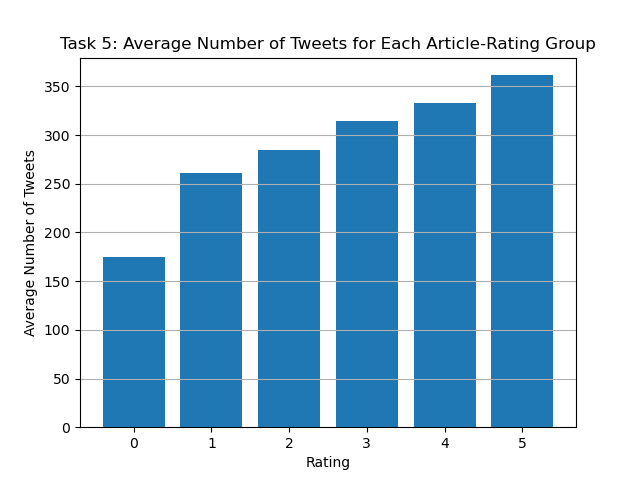

The Python source for this figure:
import os
import json
import pandas as pd
import matplotlib.pyplot as plt

articleDirectory = '/course/data/a1/content/HealthStory'
reviewDirectory = '/course/data/a1/reviews/HealthStory.json'
tweetsDirectory = '/course/data/a1/engagements/HealthStory.json'

def task5():
    #Initialising lists
    reviewRows = []
    tweetRows = []
    
    #For each review, extract news_id and rating
    with open(reviewDirectory) as f:
        reviews = json.load(f)
        for review in reviews:
            newsId = review['news_id']
            rating = review['rating']
            reviewRows.append([newsId, rating])

    #For each article, add the count of tweets, retweets, replies(no duplicates)
    with open(tweetsDirectory) as f:
        tweets = json.load(f)
        for article in tweets:
            numTweets = len(set(tweets[article]['tweets'] + tweets[article]['replies'] + tweets[article]['retweets']))
            tweetRows.append([article, numTweets])
    
    #Create dataframe from lists of review and tweet records
    reviewDf = pd.DataFrame(reviewRows, columns=['news_id','rating'])
    tweetDf = pd.DataFrame(tweetRows, columns=['news_id', 'num_tweets'])

    #Left join review and tweet dataframes on news_id, then obtain the average number of tweets for each rating class
    outputDf = pd.merge(reviewDf, tweetDf, how = 'left', on = ['news_id']).groupby(by=['rating']).mean()

    #Create bar chart of average number of tweets for each rating class
    x = outputDf.index
    y = outputDf['num_tweets']
    plt.bar(x, y)

    #Set title, x/y labels and gridlines
    plt.xlabel("Rating")
    plt.ylabel("Average Number of Tweets")
    plt.title("Task 5: Average Number of Tweets for Each Article-Rating Group")
    plt.gca().yaxis.grid(True)

    #Save graph
    plt.savefig('task5')
    plt.close()
    return
